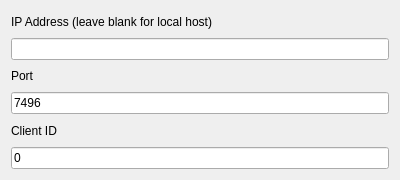
<?xml version="1.0" encoding="UTF-8"?>
<ui version="4.0">
 <class>Form</class>
 <widget class="QWidget" name="Form">
  <property name="geometry">
   <rect>
    <x>0</x>
    <y>0</y>
    <width>400</width>
    <height>180</height>
   </rect>
  </property>
  <property name="windowTitle">
   <string>Form</string>
  </property>
  <layout class="QVBoxLayout" name="verticalLayout">
   <item>
    <widget class="QLabel" name="label">
     <property name="text">
      <string>IP Address (leave blank for local host)</string>
     </property>
    </widget>
   </item>
   <item>
    <widget class="QLineEdit" name="ipLineEdit"/>
   </item>
   <item>
    <widget class="QLabel" name="label_2">
     <property name="text">
      <string>Port</string>
     </property>
    </widget>
   </item>
   <item>
    <widget class="QLineEdit" name="portLineEdit">
     <property name="text">
      <string>7496</string>
     </property>
    </widget>
   </item>
   <item>
    <widget class="QLabel" name="label_3">
     <property name="text">
      <string>Client ID</string>
     </property>
    </widget>
   </item>
   <item>
    <widget class="QLineEdit" name="clientIdLineEdit">
     <property name="text">
      <string>0</string>
     </property>
    </widget>
   </item>
  </layout>
 </widget>
 <resources/>
 <connections/>
</ui>
